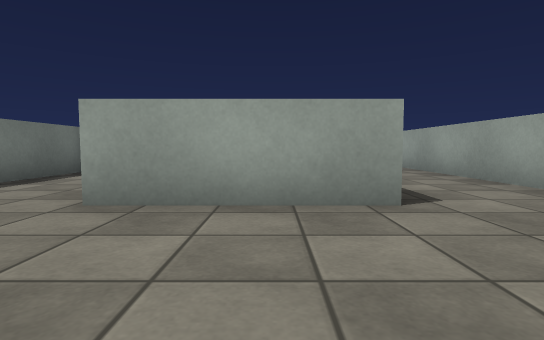
View 1 (above)

22 first-person views from a walk through a Unity game level. The camera is 0.55 m above the floor, tilts 4° down and sees 80° across. The floor is counted in squares, 1 m on a side. Each view is taken from the middle of a square. On the plan, view 1 faces up. The plan holds only what a view shows up to about 9 squares ahead; the rest is blank. Surface patterns are stand-ins for the level's own textures.

View 2
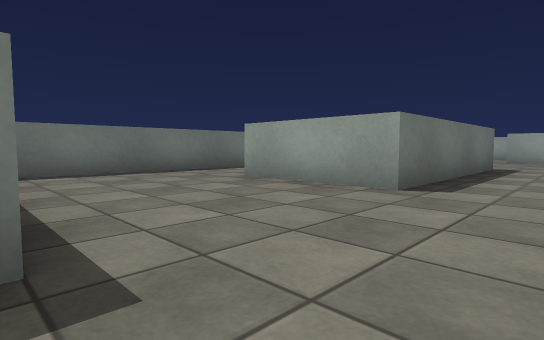

View 3
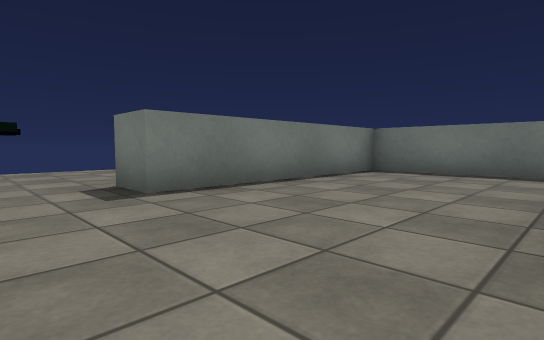

View 4
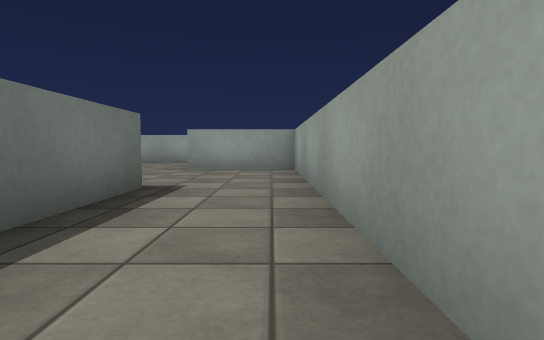

View 5
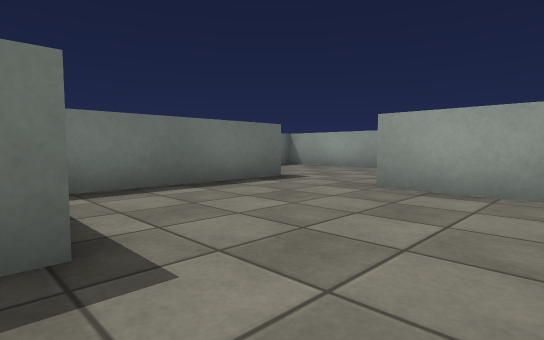

View 6
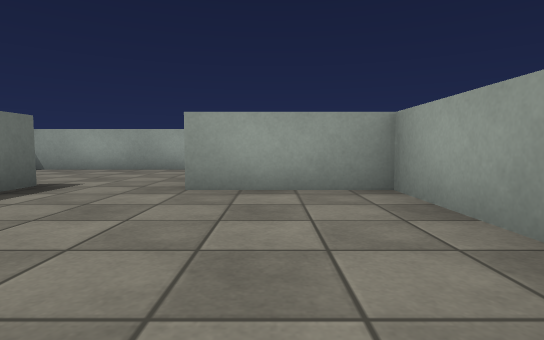

View 7
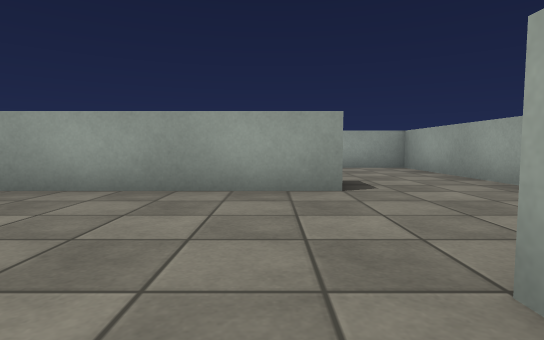

View 8
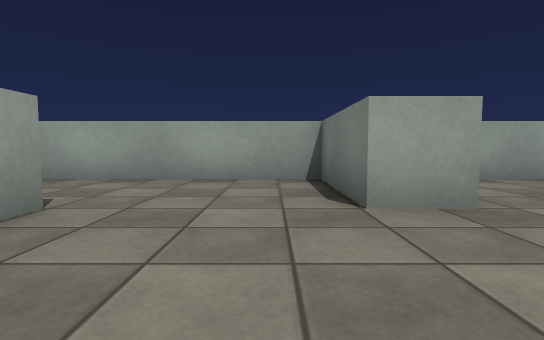

View 9
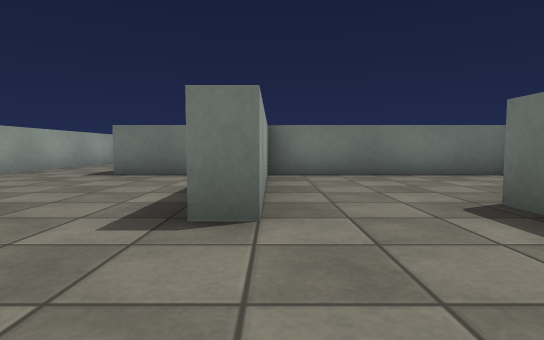

View 10
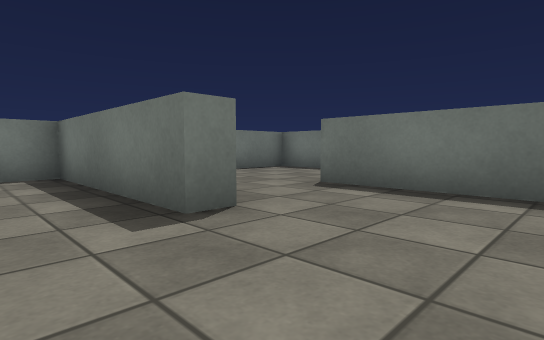

View 11
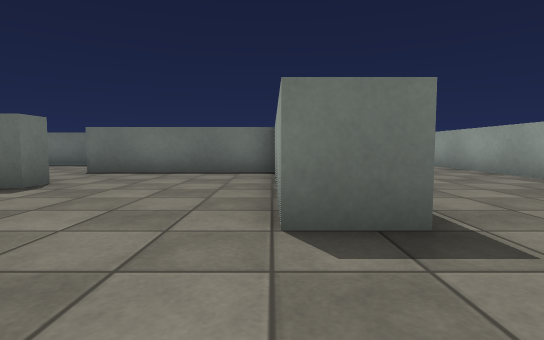

View 12
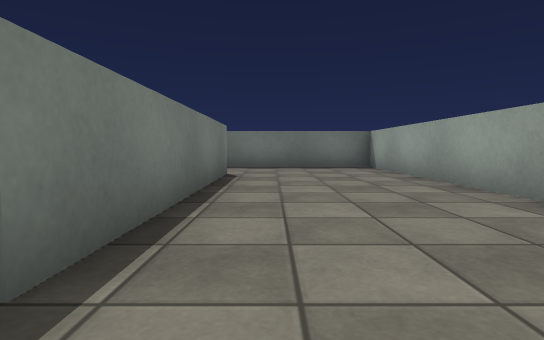

View 13
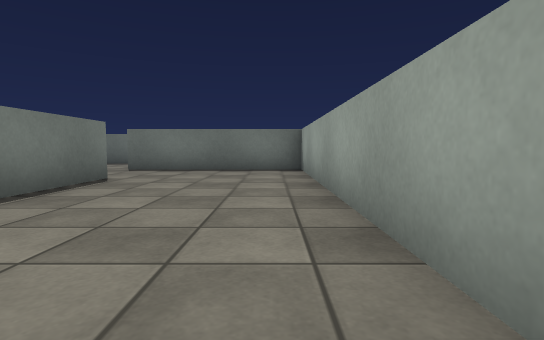

View 14
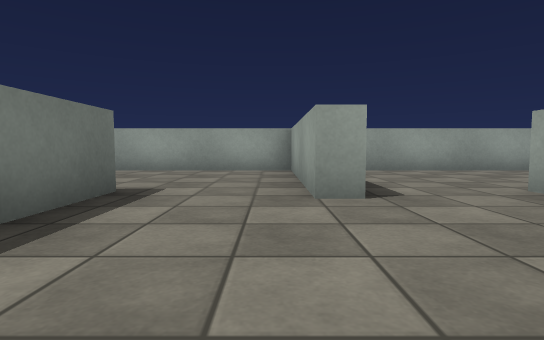

View 15
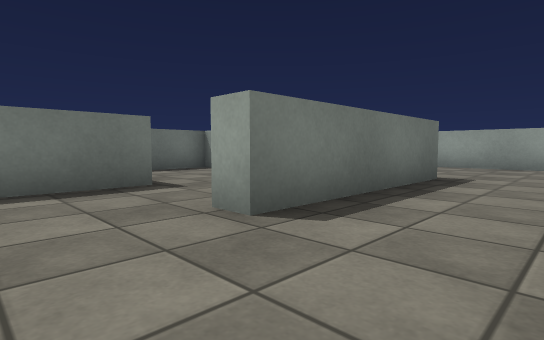

View 16
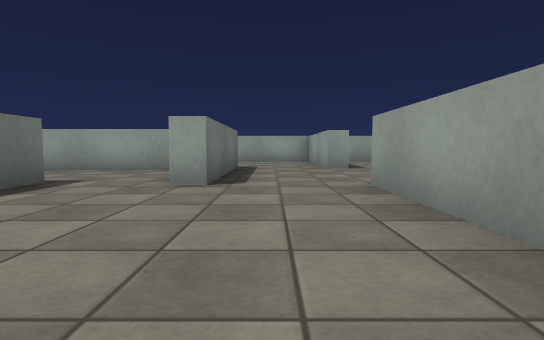

View 17
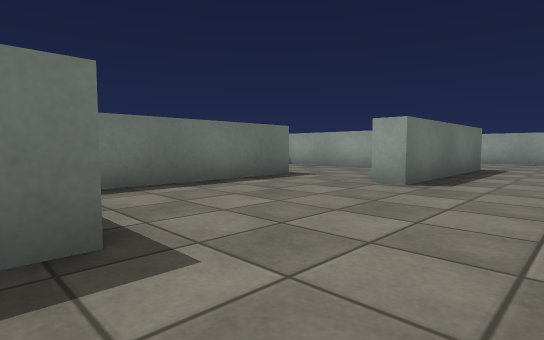

View 18
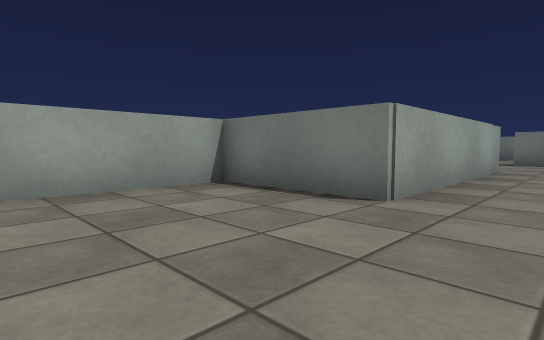

View 19
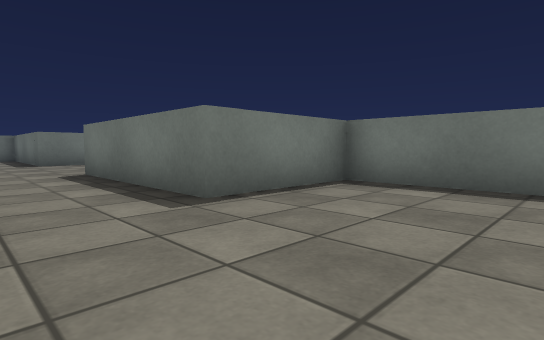

View 20
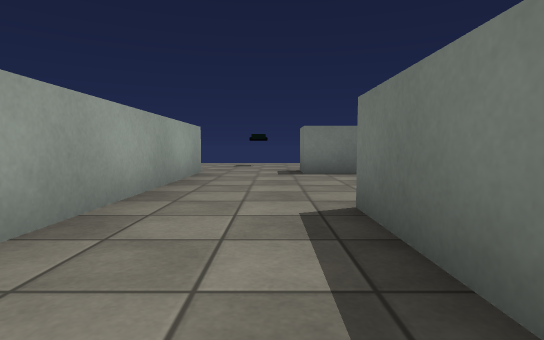

View 21
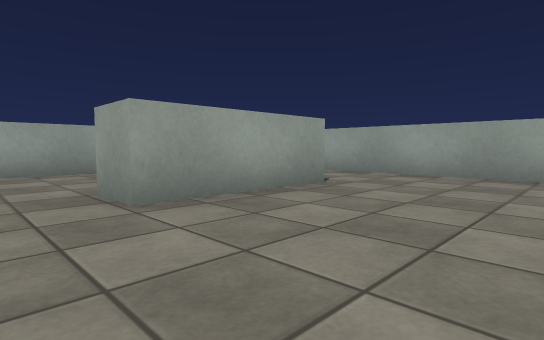

View 22
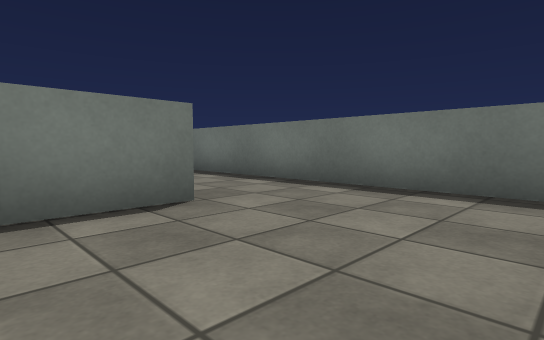

### Floor plan
Points are (right, up) in squares from view 1. A wall is a line through its corners. A room is listed if a view was taken in it or the views show most of it. See-through windows are left out.
Room 1 (views 1, 2, 3, 4, 5, 6, 20, 21)
walls: (-4.2, 4.5) (-4.2, -0.8) (1.2, -0.8) (1.2, -1.9); (3.6, -1.2) (3.6, 12.2) (0.9, 12.2); (-1.4, 11.6) (-1.4, 8.4) (1.2, 8.4) (1.2, 3) (-1.8, 3) (-1.8, 4.1)
ways out: opening at (-0.5, 12) to room 2; opening at (-3, 3.5) to room 7; opening at (2.5, -1)
Room 2 (views 7, 8, 9, 10)
walls: (-1.8, 11.9) (-1.8, 12.6) (-1.4, 12.6) (-1.4, 11.6); (0.9, 12.2) (0.9, 13.1); (0.9, 16.1) (-4.2, 16.1) (-4.2, 11.8)
ways out: opening at (-0.5, 12) to room 1; opening at (-3, 12) to room 8; opening at (1, 14.5) to room 9
Room 3 (views 11, 12, 13)
walls: (0.2, 20.7) (-7, 20.7) (-7, 16.4); (-4.8, 17.1) (0.9, 17.1) (0.9, 16.1); (3.6, 15.6) (3.6, 20.7) (1.9, 20.7)
ways out: opening at (-6, 17) to room 4; opening at (2.5, 16.5) to room 9
Room 4 (views 14, 18)
walls: (-7, 16.4) (-7.5, 16.4); (-7.5, 12.8) (-4.8, 12.8) (-4.8, 17.1); (-9.9, 17.1) (-9.9, 12.7)
ways out: opening at (-6, 17) to room 3; opening at (-8.5, 13) to room 5; opening at (-8.5, 17) to room 6
Room 5 (views 15, 16, 17)
walls: (-9.9, 8.6) (-9.9, 8.1); (-9.9, 12.7) (-10.5, 12.7); (-7.5, 7.4) (-7.5, 12.8); (-12.6, 13.1) (-12.6, 9.4)
ways out: opening at (-8.5, 13) to room 4; opening at (-11.5, 13); opening at (-8.5, 8)
Room 6 (view 19)
walls: (-12.8, 19.6) (-12.8, 17.1) (-9.9, 17.1); (-7.5, 16.4) (-7.5, 20.7) (-11.8, 20.7)
ways out: opening at (-8.5, 17) to room 4
Room 7 (view 22)
walls: (-0.8, 7.4) (-2.4, 7.4); (-1.8, 4.1) (-0.1, 4.1); (-4.2, 7.2) (-4.2, 4.5)
ways out: opening at (-3, 3.5) to room 1
Room 8 (no view inside)
walls: (-7, 9.9) (-7, 9.1); (-6.8, 8.4) (-1.9, 8.4)
ways out: opening at (-3, 12) to room 2
Room 9 (no view inside)
walls: (0.9, 13.1) (3.6, 13.1) (3.6, 15.6)
ways out: opening at (1, 14.5) to room 2; opening at (2.5, 16.5) to room 3

Where each view was taken, in squares from view 1:
view 1: 0 up, 0 right, facing up
view 2: 1 down, 3 right, facing up-left
view 3: 3 up, 3 right, facing down-left
view 4: 4 up, 3 right, facing up
view 5: 8 up, 3 right, facing up-left
view 6: 8 up, 2 right, facing up
view 7: 12 up, 0 right, facing up
view 8: 14 up, 2 left, facing right
view 9: 15 up, 2 left, facing down
view 10: 15 up, 0 right, facing down-left
view 11: 16 up, 3 right, facing left
view 12: 18 up, 2 right, facing left
view 13: 20 up, 1 right, facing left
view 14: 13 up, 8 left, facing up
view 15: 11 up, 8 left, facing up-left
view 16: 8 up, 9 left, facing up
view 17: 8 up, 8 left, facing up-left
view 18: 16 up, 9 left, facing down-right
view 19: 20 up, 8 left, facing down-left
view 20: 6 up, 2 right, facing down
view 21: 0 up, 3 left, facing up-right
view 22: 7 up, 0 right, facing down-left
